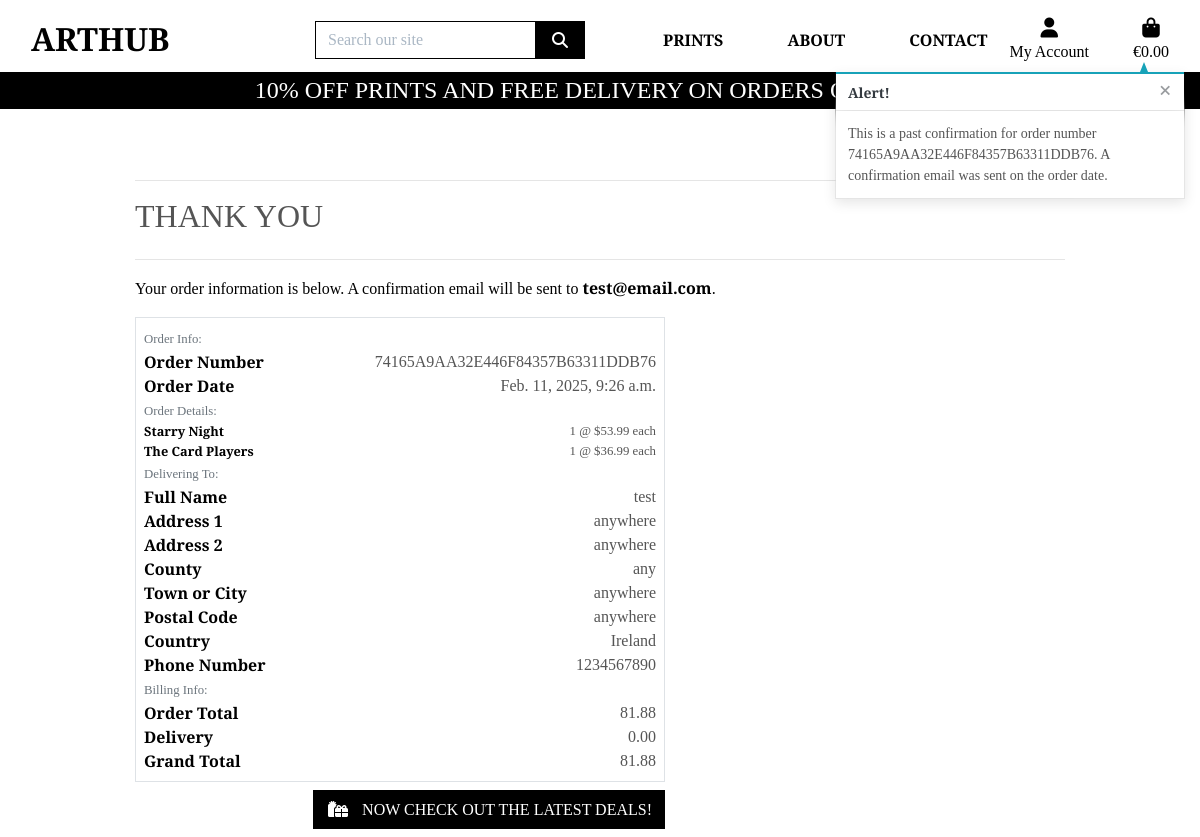
The app's page /profile/order_history/74165A9AA32E446F84357B63311DDB76 with its own data.
### checkout/models.py (models this page shows, shortened)
class Order(models.Model):
    order_number = models.CharField(max_length=32, null=False, editable=False)
    user_profile = models.ForeignKey(
        UserProfile, on_delete=models.SET_NULL,
        null=True, blank=True, related_name='orders'
    )
    full_name = models.CharField(max_length=50, null=False, blank=False)
    email = models.EmailField(max_length=254, null=False, blank=False)
    phone_number = models.CharField(max_length=20, null=False, blank=False)
    country = CountryField(blank_label='Country *', null=False, blank=False)
    postcode = models.CharField(max_length=20, null=True, blank=True)
    town_or_city = models.CharField(max_length=40, null=False, blank=False)
    street_address1 = models.CharField(max_length=80, null=False, blank=False)
    street_address2 = models.CharField(max_length=80, null=True, blank=True)
    county = models.CharField(max_length=80, null=True, blank=True)
    date = models.DateTimeField(auto_now_add=True)
    delivery_cost = models.DecimalField(
        max_digits=6,
        decimal_places=2,
        null=False,
        default=0
    )
    order_total = models.DecimalField(
        max_digits=10,
        decimal_places=2,
        null=False,
        default=0
    )
    grand_total = models.DecimalField(
        max_digits=10,
        decimal_places=2,
        null=False,
        default=0
    )
    original_bag = models.TextField(null=False, blank=False, default='')
    stripe_pid = models.CharField(
        max_length=254,
        null=False, blank=False,
        default=''
    )

class OrderLineItem(models.Model):
    order = models.ForeignKey(
        Order,
        null=False,
        blank=False,
        on_delete=models.CASCADE,
        related_name='lineitems'
    )
    product = models.ForeignKey(
        Product,
        null=False,
        blank=False,
        on_delete=models.CASCADE
    )
    quantity = models.IntegerField(null=False, blank=False, default=0)
    lineitem_total = models.DecimalField(
        max_digits=6,
        decimal_places=2,
        null=False,
        blank=False,
        editable=False
    )

### products/models.py (models this page shows, shortened)
class Product(models.Model):
    category = models.ForeignKey(
        'Category',
        null=True,
        blank=True,
        on_delete=models.SET_NULL)
    sku = models.CharField(max_length=254, null=True, blank=True)
    artist = models.CharField(max_length=254)
    name = models.CharField(max_length=254)
    description = models.TextField()
    price = models.DecimalField(max_digits=6, decimal_places=2)
    discount_percentage = models.DecimalField(
        max_digits=5,
        decimal_places=2,
        default=0,  # Set default discount percentage to 0
        help_text="Discount percentage applied to the product price"
    )
    rating = models.DecimalField(
        max_digits=6,
        decimal_places=2,
        null=True,
        blank=True)
    image_url = models.URLField(max_length=1024, null=True, blank=True)
    image = models.ImageField(null=True, blank=True)

### profiles/views.py (the view)
# urls.py: path('order_history/<order_number>',
def order_history(request, order_number):
    order = get_object_or_404(Order, order_number=order_number)
    messages.info(request, (
        f'This is a past confirmation for order number {order_number}. '
        'A confirmation email was sent on the order date.'
    ))
    template = 'checkout/checkout_success.html'
    context = {
        'order': order,
        'from_profile': True,
    }
    return render(request, template, context)

### checkout/templates/checkout/checkout_success.html (shortened to what this page needs)
{% extends "base.html" %}
{% load static %}
{% block extra_css %}
    <link rel="stylesheet" href="{% static 'checkout/css/checkout.css' %}">
{% endblock %}
{% block page_header %}
    <div class="container header-container">
    </div>
{% endblock %}
{% block content %}
    <div class="overlay"></div>
    <div class="container">
        <div class="row">
            <div class="col">
                <hr>
                <h2 class="logo-font mb-4">Thank You</h2>
                <hr>
                <p class="text-black">Your order information is below. A confirmation email will be sent to <strong>{{ order.email }}</strong>.</p>
            </div>
        </div>
        <div class="row">
            <div class="col-12 col-lg-7">
                <div class="order-confirmation-wrapper p-2 border">
                    <div class="row">
                        <div class="col">
                            <small class="text-muted">Order Info:</small>
                        </div>
                    </div>
                    <div class="row">
                        <div class="col-12 col-md-4">
                            <p class="mb-0 text-black font-weight-bold">Order Number</p>
                        </div>
                        <div class="col-12 col-md-8 text-md-right">
                            <p class="mb-0">{{ order.order_number }}</p>
                        </div>
                    </div>
                    <div class="row">
                        <div class="col-12 col-md-4">
                            <p class="mb-0 text-black font-weight-bold">Order Date</p>
                        </div>
                        <div class="col-12 col-md-8 text-md-right">
                            <p class="mb-0">{{ order.date }}</p>
                        </div>
                    </div>
                    <div class="row">
                        <div class="col">
                            <small class="text-muted">Order Details:</small>
                        </div>
                    </div>
                    {% for item in order.lineitems.all %}
                    <div class="row">
                        <div class="col-12 col-md-4">
                            <p class="small mb-0 text-black font-weight-bold">
                                {{ item.product.name }}{% if item.product_size %} - Size {{ item.product.size|upper }}{% endif %}
                            </p>
                        </div>
                        <div class="col-12 col-md-8 text-md-right">
                            <p class="small mb-0">{{ item.quantity }} @ ${{ item.product.price }} each</p>
                        </div>
                    </div>
                    {% endfor %}
                    <div class="row">
                        <div class="col">
                            <small class="text-muted">Delivering To:</small>
                        </div>
                    </div>
                    <div class="row">
                        <div class="col-12 col-md-4">
                            <p class="mb-0 text-black font-weight-bold">Full Name</p>
                        </div>
                        <div class="col-12 col-md-8 text-md-right">
                            <p class="mb-0">{{ order.full_name }}</p>
                        </div>
                    </div>
                    <div class="row">
                        <div class="col-12 col-md-4">
                            <p class="mb-0 text-black font-weight-bold">Address 1</p>
                        </div>
                        <div class="col-12 col-md-8 text-md-right">
                            <p class="mb-0">{{ order.street_address1 }}</p>
                        </div>
                    </div>
                    {% if order.street_address2 %}
                    <div class="row">
                        <div class="col-12 col-md-4">
                            <p class="mb-0 text-black font-weight-bold">Address 2</p>
                        </div>
                        <div class="col-12 col-md-8 text-md-right">
                            <p class="mb-0">{{ order.street_address2 }}</p>
                        </div>
                    </div>
                    {% endif %}
                    {% if order.county %}
                    <div class="row">
                        <div class="col-12 col-md-4">
                            <p class="mb-0 text-black font-weight-bold">County</p>
                        </div>
                        <div class="col-12 col-md-8 text-md-right">
                            <p class="mb-0">{{ order.county }}</p>
                        </div>
                    </div>
                    {% endif %}
                    <div class="row">
                        <div class="col-12 col-md-4">
                            <p class="mb-0 text-black font-weight-bold">Town or City</p>
                        </div>
                        <div class="col-12 col-md-8 text-md-right">
                            <p class="mb-0">{{ order.town_or_city }}</p>
                        </div>
                    </div>
                    {% if order.postcode %}
                    <div class="row">
                        <div class="col-12 col-md-4">
                            <p class="mb-0 text-black font-weight-bold">Postal Code</p>
                        </div>
                        <div class="col-12 col-md-8 text-md-right">
                            <p class="mb-0">{{ order.postcode }}</p>
                        </div>
                    </div>
                    {% endif %}
                    <div class="row">
                        <div class="col-12 col-md-4">
                            <p class="mb-0 text-black font-weight-bold">Country</p>
                        </div>
                        <div class="col-12 col-md-8 text-md-right">
                            <p class="mb-0">{{ order.country }}</p>
                        </div>
                    </div>
                    <div class="row">
                        <div class="col-12 col-md-4">
                            <p class="mb-0 text-black font-weight-bold">Phone Number</p>
                        </div>
                        <div class="col-12 col-md-8 text-md-right">
                            <p class="mb-0">{{ order.phone_number }}</p>
                        </div>
                    </div>
                    <div class="row">
                        <div class="col">
                            <small class="text-muted">Billing Info:</small>
                        </div>
                    </div>
                    <div class="row">
                        <div class="col-12 col-md-4">
                            <p class="mb-0 text-black font-weight-bold">Order Total</p>
                        </div>
                        <div class="col-12 col-md-8 text-md-right">
                            <p class="mb-0">{{ order.order_total }}</p>
                        </div>
                    </div>
                    <div class="row">
                        <div class="col-12 col-md-4">
                            <p class="mb-0 text-black font-weight-bold">Delivery</p>
                        </div>
                        <div class="col-12 col-md-8 text-md-right">
                            <p class="mb-0">{{ order.delivery_cost }}</p>
                        </div>
                    </div>
                    <div class="row">
                        <div class="col-12 col-md-4">
                            <p class="mb-0 text-black font-weight-bold">Grand Total</p>
                        </div>
                        <div class="col-12 col-md-8 text-md-right">
                            <p class="mb-0">{{ order.grand_total }}</p>
                        </div>
                    </div>
                </div>
            </div>
        </div>
        <div class="row">
			<div class="col-12 col-lg-7 text-right">
				<a href="{% url 'products' %}" class="btn btn-black rounded-0 my-2">
					<span class="icon mr-2">
						<i class="fas fa-gifts"></i>
					</span>
					<span class="text-uppercase">Now check out the latest deals!</span>
				</a>
			</div>
		</div>
    </div>
{% endblock %}

### static/css/base.css (style rules this page uses)
html { height: 100%; }
body { background: url('/media/homepage_background_cropped.webp') no-repeat center center fixed; background-size: cover; height: calc(100vh - 164px); color: #555; font-family: 'Playfair Display', serif; }
.icon { align-items: center; display: inline-flex; justify-content: center; height: 1.5rem; width: 1.5rem; }
.logo-font { text-transform: uppercase; }
.btn-black { background: black; color: white; }
.text-black { color: #000 !important; }
.overlay { height: 100%; width: 100%; top: 0; left: 0; position: fixed; background: white; z-index: -1; }
@media (min-width: 1200px) { body { background: url('/media/homepage_background_cropped.webp') no-repeat center center fixed; background-size: cover; height: calc(100vh - 164px); color: #555; font-family: 'Playfair Display', serif; } }
@media (min-width: 1200px) { .container { max-width: 80%; } }
@media (min-width: 992px) { body { background: url('/media/homepage_background_cropped.webp') no-repeat center center fixed; background-size: cover; height: calc(100vh - 164px); color: #555; font-family: 'Playfair Display', serif; } }
@media (min-width: 992px) { .header-container { padding-top: 164px; } }

### records on screen
Order: email "test@email.com", order_number "74165A9AA32E446F84357B63311DDB76", date "Feb. 11, 2025, 9:26 a.m.", full_name "test", street_address1 "anywhere", street_address2 "anywhere", county "any", town_or_city "anywhere", postcode "anywhere", country "Ireland", phone_number "1234567890", order_total "81.88", delivery_cost "0.00", grand_total "81.88"
OrderLineItem: product.name "Starry Night", quantity "1", product.price "53.99"
OrderLineItem: product.name "The Card Players", quantity "1", product.price "36.99"

### other values on screen
{{ message }} "This is a past confirmation for order number 74165A9AA32E446F84357B63311DDB76. A confirmation email was sent on the order date."
